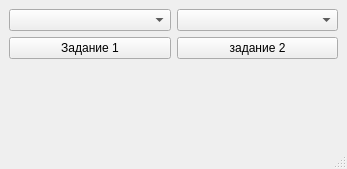
<?xml version="1.0" encoding="UTF-8"?>
<ui version="4.0">
 <class>form4</class>
 <widget class="QMainWindow" name="form4">
  <property name="geometry">
   <rect>
    <x>0</x>
    <y>0</y>
    <width>347</width>
    <height>169</height>
   </rect>
  </property>
  <property name="windowTitle">
   <string>MainWindow</string>
  </property>
  <widget class="QWidget" name="centralwidget">
   <layout class="QGridLayout" name="gridLayout">
    <item row="0" column="0">
     <layout class="QVBoxLayout" name="verticalLayout">
      <item>
       <widget class="QComboBox" name="comboBox"/>
      </item>
      <item>
       <widget class="QPushButton" name="pushButton">
        <property name="text">
         <string>Задание 1</string>
        </property>
       </widget>
      </item>
      <item>
       <widget class="QLabel" name="label">
        <property name="text">
         <string/>
        </property>
       </widget>
      </item>
     </layout>
    </item>
    <item row="0" column="1">
     <layout class="QVBoxLayout" name="verticalLayout_2">
      <item>
       <widget class="QComboBox" name="comboBox_2"/>
      </item>
      <item>
       <widget class="QPushButton" name="pushButton_2">
        <property name="text">
         <string>задание 2</string>
        </property>
       </widget>
      </item>
      <item>
       <widget class="QLabel" name="label_2">
        <property name="text">
         <string/>
        </property>
       </widget>
      </item>
     </layout>
    </item>
   </layout>
  </widget>
  <widget class="QMenuBar" name="menubar">
   <property name="geometry">
    <rect>
     <x>0</x>
     <y>0</y>
     <width>347</width>
     <height>22</height>
    </rect>
   </property>
  </widget>
  <widget class="QStatusBar" name="statusbar"/>
 </widget>
 <resources/>
 <connections/>
</ui>
